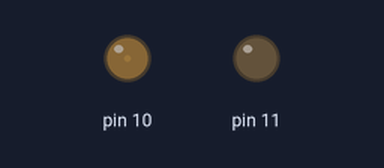
Bench run of a sketch on a simulated Arduino Uno, built with avr-gcc and run on an emulated ATmega328P. Shown: output pins drawn as LEDs (lit = HIGH).

Above: at 0.05 s.
At 0.9 s:
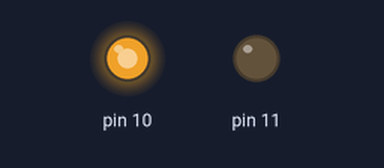
At 1.8 s:
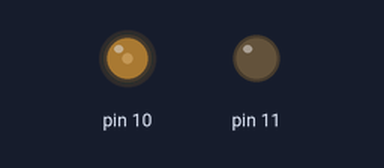
At 3.95 s:
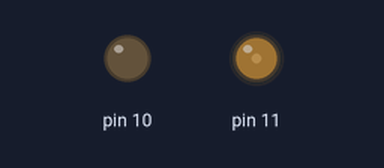
Timing chart, 0 to 5.4 s (numbered marks = the images above):
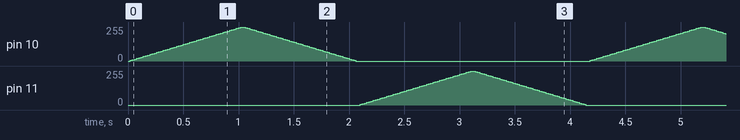

The sketch:

epic_snaget_migelo1__1_.ino
```cpp
// C++ code
//
int tempo = 0;

int intensidade = 0;

int i = 0;

void setup()
{
  pinMode(10, OUTPUT);
  pinMode(11, OUTPUT);
}

void loop()
{
  intensidade = 0;
  for (intensidade = 0; intensidade <= 255; intensidade += 5) {
    analogWrite(10, intensidade);
    delay(20); // Wait for 20 millisecond(s)
  }
  for (intensidade = 255; intensidade >= 0; intensidade -= 5) {
    analogWrite(10, intensidade);
    delay(20); // Wait for 20 millisecond(s)
  }

  intensidade = 0;
  for (intensidade = 0; intensidade <= 255; intensidade += 5) {
    analogWrite(11, intensidade);
    delay(20); // Wait for 20 millisecond(s)
  }
  for (intensidade = 255; intensidade >= 0; intensidade -= 5) {
    analogWrite(11, intensidade);
    delay(20); // Wait for 20 millisecond(s)
  }
}
```
